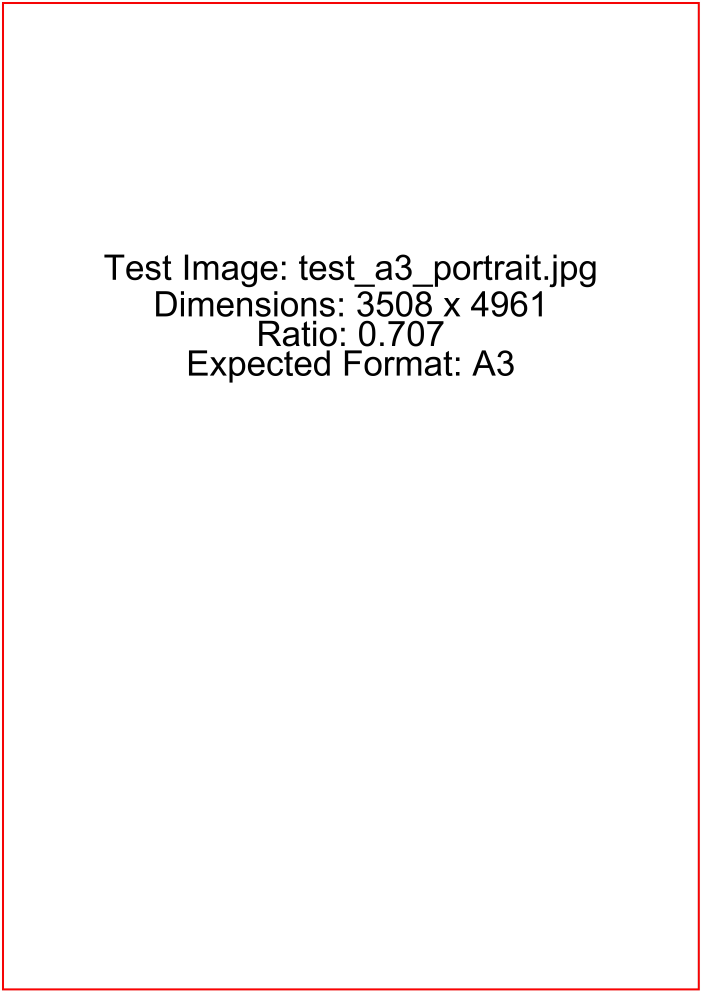
#> input picture test_a3_portrait.jpg, 3508 x 4961 px (shown at 1/5 size)
$ python debug_mask_creation.py test_a3_portrait.jpg
#> lines starting #> are read from the running program, lines starting #| are printed output that depends on the picture
#!/usr/bin/env python3
"""
Script di debug specifico per la creazione della maschera
Analizza il collo di bottiglia nella FASE 4
"""

import cv2
import numpy as np
import time
import logging
import sys
from pathlib import Path
import psutil
import os

# Setup logging
logging.basicConfig(
    level=logging.DEBUG,
    format='%(asctime)s - %(levelname)s - %(message)s',
    handlers=[
        logging.FileHandler('debug_mask_creation.log'),
        logging.StreamHandler()
    ]
)
logger = logging.getLogger(__name__)

def monitor_memory():
    """Monitora l'uso della memoria"""
    process = psutil.Process(os.getpid())
    memory_info = process.memory_info()
    return memory_info.rss / 1024 / 1024  # MB

def debug_mask_creation_bottleneck(image_path: str):
    """
    Debug specifico per il problema della creazione maschera
    """
    logger.info(f"=== DEBUG CREAZIONE MASCHERA ===")
    logger.info(f"Immagine: {image_path}")
    logger.info(f"Memoria iniziale: {monitor_memory():.1f} MB")

    # Carica immagine
    img = cv2.imread(image_path)
    if img is None:
        logger.error(f"Impossibile caricare l'immagine: {image_path}")
        return

    h, w = img.shape[:2]
    logger.info(f"Dimensioni immagine: {w}x{h} pixels")
    logger.info(f"Memoria dopo caricamento: {monitor_memory():.1f} MB")

    # Simula la creazione della content_score_map
    logger.info("\n=== CREAZIONE CONTENT_SCORE_MAP ===")
    start_time = time.time()

    # Crea una mappa di score simulata (come farebbe l'algoritmo reale)
    content_score_map = np.random.random((h, w)).astype(np.float32) * 0.8

    creation_time = time.time() - start_time
    logger.info(f"Creazione content_score_map: {creation_time:.3f}s")
    logger.info(f"Memoria dopo content_score_map: {monitor_memory():.1f} MB")

    # PROBLEMA IDENTIFICATO: np.percentile su array grandi
    logger.info("\n=== ANALISI np.percentile (SOSPETTO COLLO DI BOTTIGLIA) ===")

    # Test diversi metodi per calcolare il threshold
    methods = [
        ("np.percentile standard", lambda x: np.percentile(x, 75)),
        ("np.percentile con interpolazione nearest", lambda x: np.percentile(x, 75, interpolation='nearest')),
        ("np.quantile", lambda x: np.quantile(x, 0.75)),
        ("Metodo campionamento", lambda x: np.percentile(x.flatten()[::100], 75)),
        ("Metodo histogram", lambda x: calculate_threshold_histogram(x, 0.75))
    ]

    for method_name, method_func in methods:
        logger.info(f"\nTestando: {method_name}")
        start_time = time.time()

        try:
            threshold = method_func(content_score_map)
            elapsed = time.time() - start_time
            logger.info(f"  Risultato: {threshold:.6f}")
            logger.info(f"  Tempo: {elapsed:.3f}s")
            logger.info(f"  Memoria: {monitor_memory():.1f} MB")

            if elapsed > 0.5:
                logger.warning(f"  ⚠️  METODO LENTO RILEVATO!")
            elif elapsed < 0.1:
                logger.info(f"  ✅ METODO VELOCE")

        except Exception as e:
            logger.error(f"  ❌ ERRORE: {e}")

    # Test creazione maschera con metodo ottimizzato
    logger.info("\n=== TEST CREAZIONE MASCHERA OTTIMIZZATA ===")
    start_time = time.time()

    # Usa il metodo più veloce trovato
    threshold_fast = calculate_threshold_histogram(content_score_map, 0.75)
    content_mask = (content_score_map > threshold_fast).astype(np.uint8) * 255

    mask_time = time.time() - start_time
    logger.info(f"Creazione maschera ottimizzata: {mask_time:.3f}s")
    logger.info(f"Memoria finale: {monitor_memory():.1f} MB")

    # Analisi della maschera risultante
    white_pixels = np.sum(content_mask == 255)
    total_pixels = h * w
    content_ratio = white_pixels / total_pixels

    logger.info(f"\n=== RISULTATI MASCHERA ===")
    logger.info(f"Pixel bianchi: {white_pixels:,}")
    logger.info(f"Pixel totali: {total_pixels:,}")
    logger.info(f"Ratio contenuto: {content_ratio:.3f}")

    # Salva maschera per ispezione visiva
    debug_mask_path = "debug_mask_output.jpg"
    cv2.imwrite(debug_mask_path, content_mask)
    logger.info(f"Maschera salvata in: {debug_mask_path}")

def calculate_threshold_histogram(score_map, percentile):
    """
    Calcola threshold usando histogram (metodo veloce)
    """
    # Usa histogram per calcolo veloce del percentile
    hist, bin_edges = np.histogram(score_map.flatten(), bins=1000, range=(0, 1))

    # Calcola CDF
    cdf = np.cumsum(hist) / np.sum(hist)

    # Trova il bin corrispondente al percentile
    target_idx = np.searchsorted(cdf, percentile)

    if target_idx < len(bin_edges) - 1:
        return bin_edges[target_idx]
    else:
        return bin_edges[-1]

def test_array_operations(h, w):
    """
    Test specifici per operazioni su array grandi
    """
    logger.info(f"\n=== TEST OPERAZIONI ARRAY {w}x{h} ===")

    # Test creazione array
    start_time = time.time()
    test_array = np.random.random((h, w)).astype(np.float32)
    logger.info(f"Creazione array: {time.time() - start_time:.3f}s")

    # Test percentile
    start_time = time.time()
    perc_result = np.percentile(test_array, 75)
    logger.info(f"np.percentile: {time.time() - start_time:.3f}s")

    # Test operazioni booleane
    start_time = time.time()
    bool_mask = test_array > perc_result
    logger.info(f"Operazione booleana: {time.time() - start_time:.3f}s")

    # Test conversione tipo
    start_time = time.time()
    uint_mask = bool_mask.astype(np.uint8) * 255
    logger.info(f"Conversione tipo: {time.time() - start_time:.3f}s")

    del test_array, bool_mask, uint_mask

def main():
    if len(sys.argv) != 2:
        print("Uso: python debug_mask_creation.py <path_to_image>")
        print("Esempio: python debug_mask_creation.py output_images/documentoaous11-08-2025-080123_page_1_img_1.jpg")
        sys.exit(1)

    image_path = sys.argv[1]

    if not Path(image_path).exists():
        logger.error(f"File non trovato: {image_path}")
        sys.exit(1)

    # Carica immagine per ottenere dimensioni
    img = cv2.imread(image_path)
#> img is the input picture: shape (4961, 3508, 3); mean B, G, R 248.8, 248.8, 251.1
    if img is not None:
        h, w = img.shape[:2]
#> h = 4961; w = 3508
        test_array_operations(h, w)
#> in test_array_operations, `perc_result = np.percentile(test_array, 75)`:
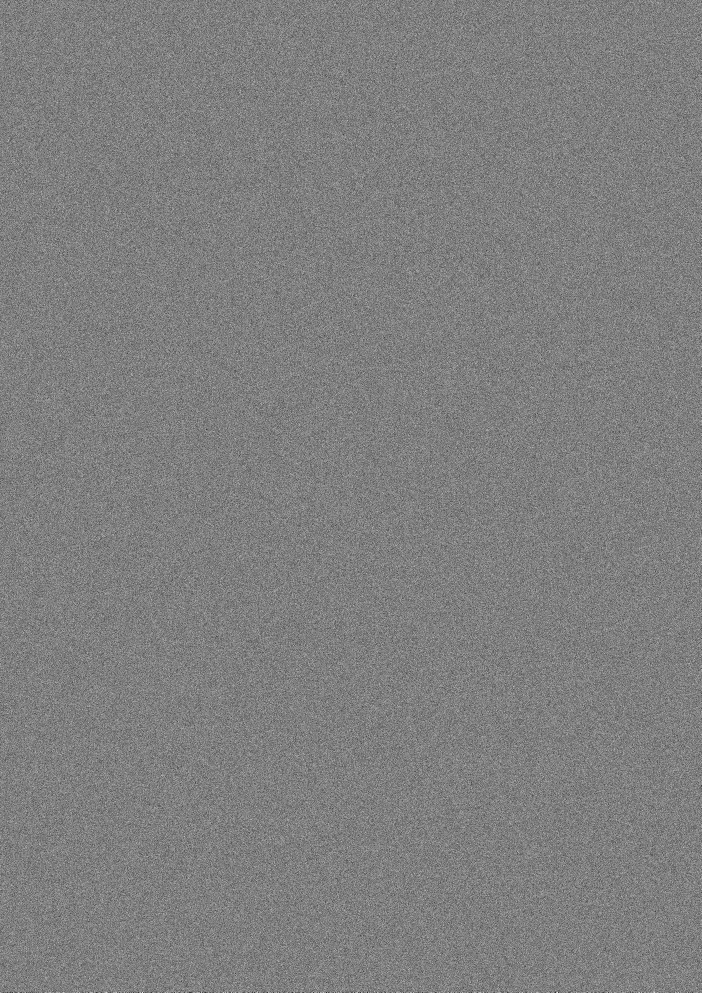
#> test_array: shape (4961, 3508) float32 (shown at 1/5 size); min 1.04e-08, max 1, mean 0.5

    debug_mask_creation_bottleneck(image_path)
#> (the call stopped at in monitor_memory, `return memory_info.rss / 1024 / 1024`: psutil is not available in this run)
#> (the call stopped at in monitor_memory, `return memory_info.rss / 1024 / 1024`: psutil is not available in this run)
#> (the call stopped at in monitor_memory, `return memory_info.rss / 1024 / 1024`: psutil is not available in this run)
#> after the loop in debug_mask_creation_bottleneck, `for method_name, method_func in methods:`:
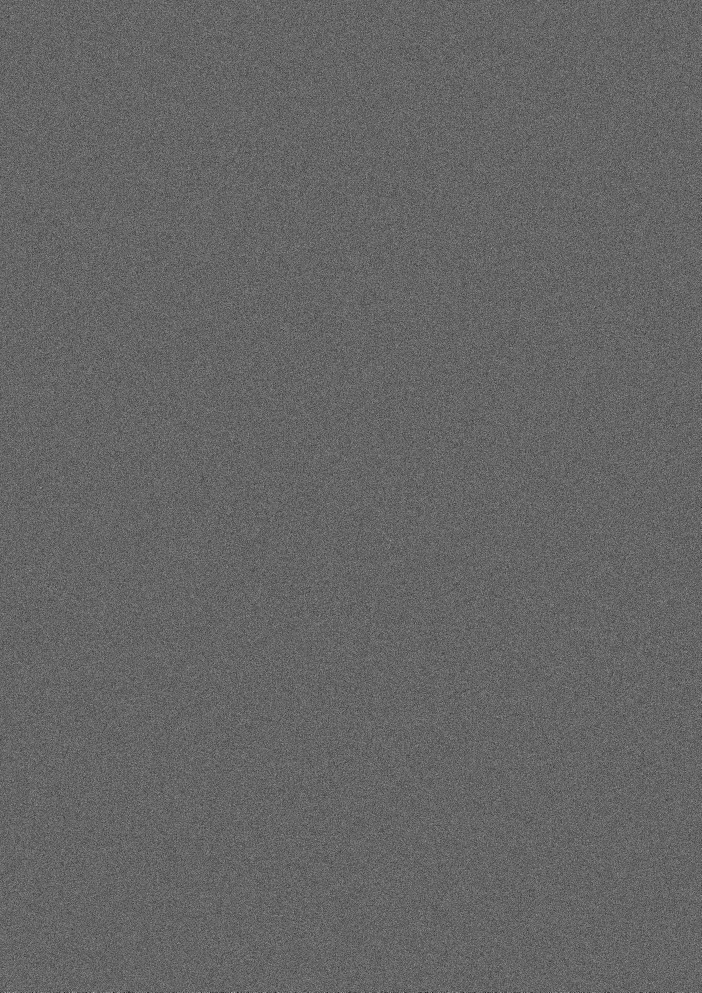
#> content_score_map: shape (4961, 3508) float32 (shown at 1/5 size); min 6.69e-08, max 0.8, mean 0.4
#> (the call stopped at in monitor_memory, `return memory_info.rss / 1024 / 1024`: psutil is not available in this run)

if __name__ == "__main__":
    main()

$ run again, on test_a4_original.jpg
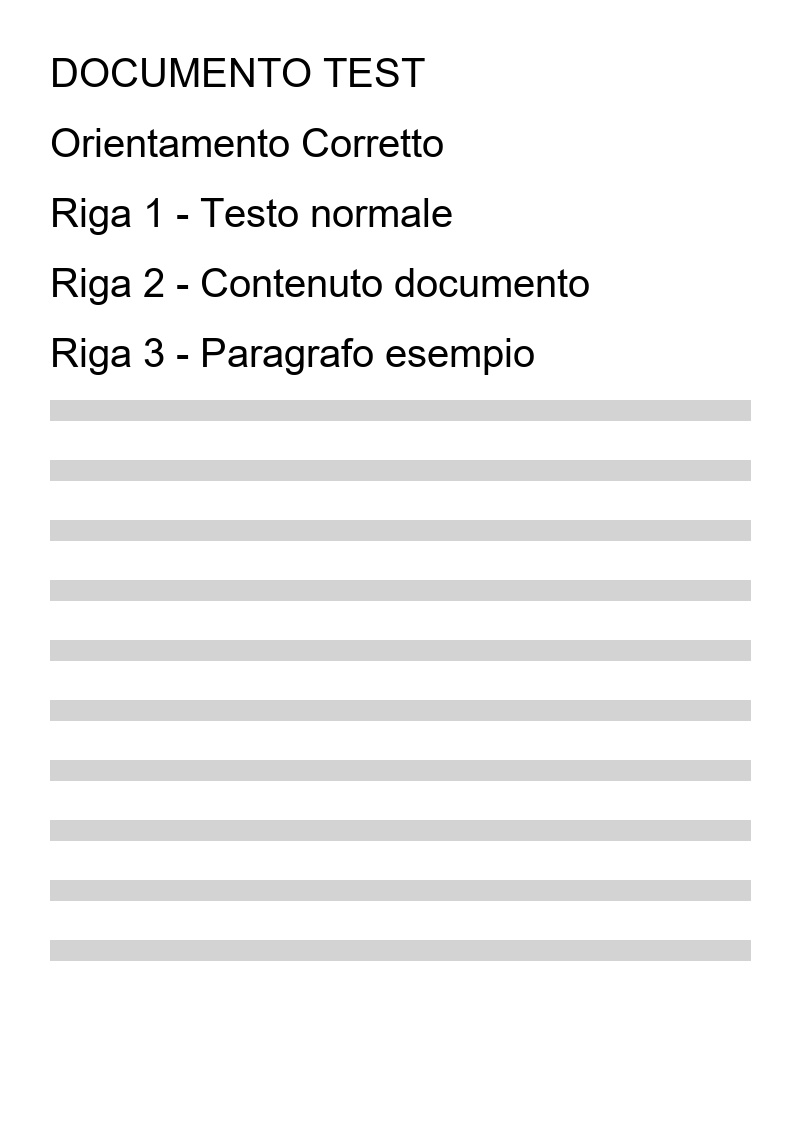
#> input picture test_a4_original.jpg, 800 x 1131 px
#> in main, img is the input picture: shape (1131, 800, 3); min 0, max 255, mean 242.7
#> in test_array_operations, `perc_result = np.percentile(test_array, 75)`:
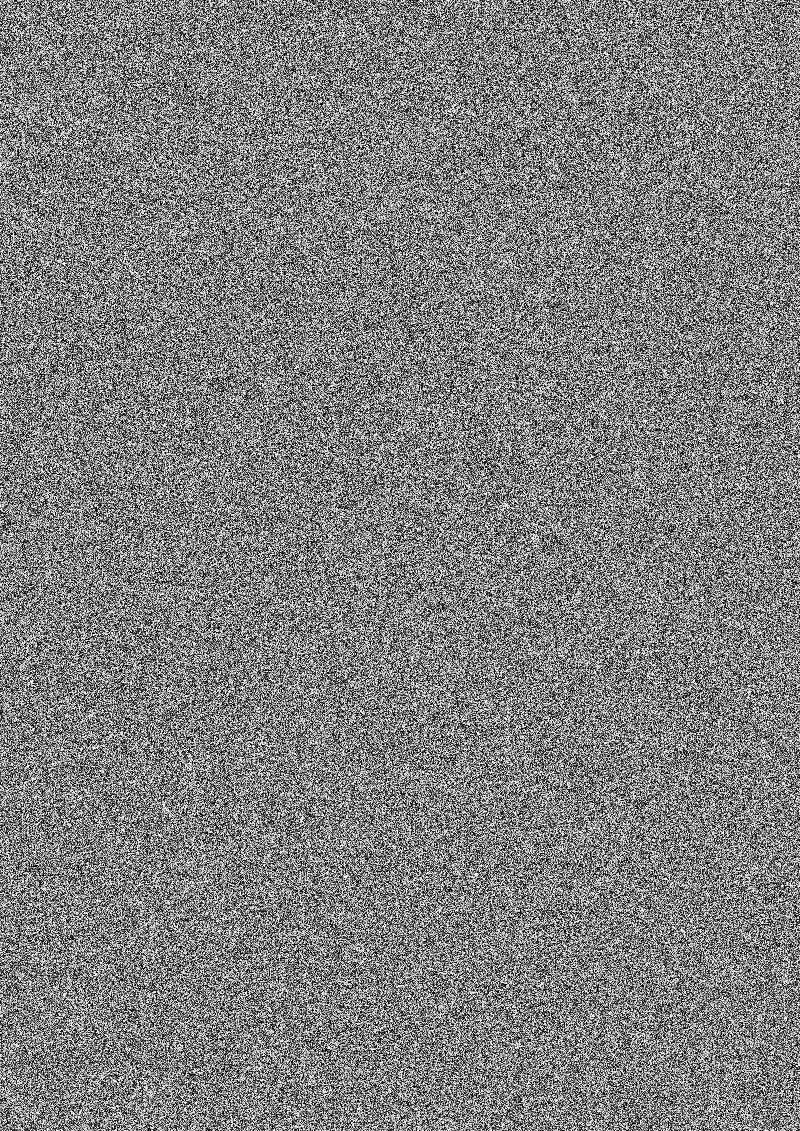
#> test_array: shape (1131, 800) float32; min 7.07e-07, max 1, mean 0.5
#> after the loop in debug_mask_creation_bottleneck, `for method_name, method_func in methods:`:
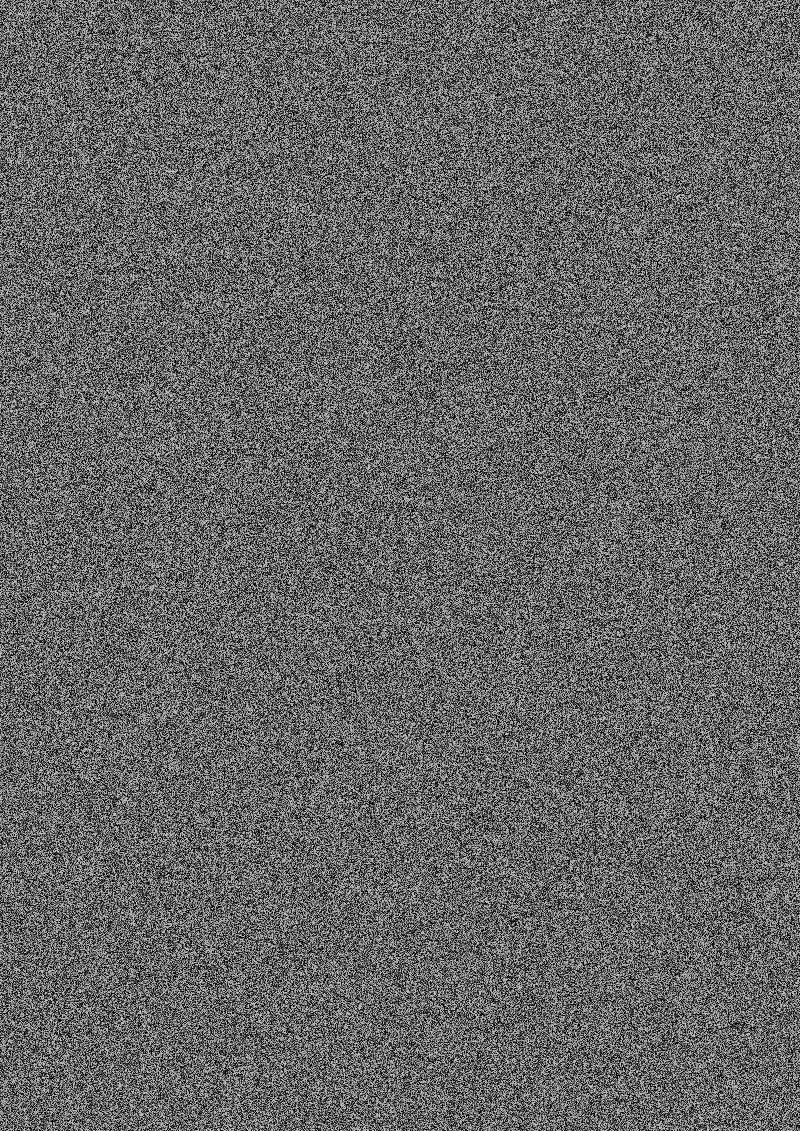
#> content_score_map: shape (1131, 800) float32; min 1.06e-06, max 0.8, mean 0.4
